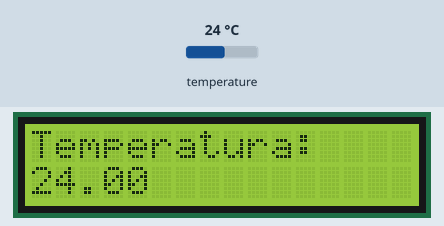
Recording of a sketch running on a simulated Arduino Uno, built with avr-gcc and run on an emulated ATmega328P. On the bench: 16×2 character LCD. Inputs (shaded band) come from the test bench; at power-on: temperature 24 °C. What the sketch prints to the serial monitor is not drawn.

Above: at 2.1 s.
2.2 s: temperature set to 12 °C
At 3.9 s:
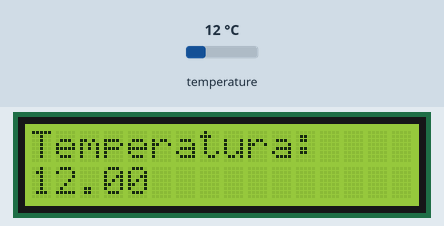
4.7 s: temperature set to 19 °C
At 6.1 s:
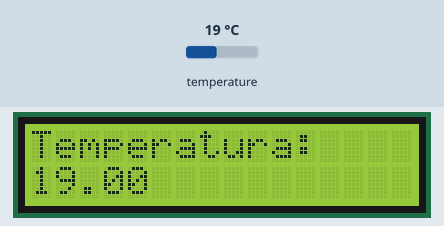
7.2 s: temperature set to 28 °C
At 9.1 s:
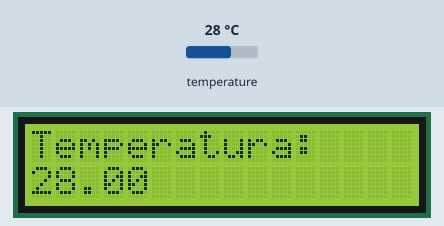
Timing chart, 0 to 10.6 s (numbered marks = the images above; inputs shaded):
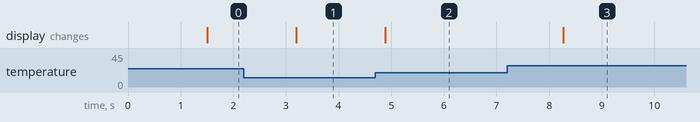

Measured:
- after the input at 2.2 s, the display: changes after 1.0 s (image 1)
- after the input at 4.7 s, the display: changes after 0.19 s (image 2)
- after the input at 7.2 s, the display: changes after 1.1 s (image 3)

The sketch:

SensorTemperatura_DS18B20.ino
```cpp
#include <OneWire.h>
#include <LiquidCrystal.h>;
LiquidCrystal lcd(12, 11, 6, 5, 4, 3);
OneWire  ds(2);  // on pin 10 (a 4.7K resistor is necessary)

float Temp(){
  byte i;
  byte present = 0;
  byte type_s;
  byte data[9];
  byte addr[8];
  float celsius;

  if ( !ds.search(addr)) {
    ds.reset_search();
    delay(250);
    return;
  }
  if (OneWire::crc8(addr, 7) != addr[7]) {
      return;
  }

  // the first ROM byte indicates which chip
  switch (addr[0]) {
    case 0x10:
      Serial.println("  Chip = DS18S20");  // or old DS1820
      type_s = 1;
      break;
    case 0x28:

      type_s = 0;
      break;
    case 0x22:

      type_s = 0;
      break;
    default:
      Serial.println("Device is not a DS18x20 family device.");
      return;
  }

  ds.reset();
  ds.select(addr);
  ds.write(0x44, 1);        // start conversion, with parasite power on at the end

  delay(1000);     // maybe 750ms is enough, maybe not
  // we might do a ds.depower() here, but the reset will take care of it.

  present = ds.reset();
  ds.select(addr);
  ds.write(0xBE);         // Read Scratchpad

  for ( i = 0; i < 9; i++) {           // we need 9 bytes
    data[i] = ds.read();
  }

  // Convert the data to actual temperature
  // because the result is a 16 bit signed integer, it should
  // be stored to an "int16_t" type, which is always 16 bits
  // even when compiled on a 32 bit processor.
  int16_t raw = (data[1] << 8) | data[0];
  if (type_s) {
    raw = raw << 3; // 9 bit resolution default
    if (data[7] == 0x10) {
      // "count remain" gives full 12 bit resolution
      raw = (raw & 0xFFF0) + 12 - data[6];
    }
  } else {
    byte cfg = (data[4] & 0x60);
    // at lower res, the low bits are undefined, so let's zero them
    if (cfg == 0x00) raw = raw & ~7;  // 9 bit resolution, 93.75 ms
    else if (cfg == 0x20) raw = raw & ~3; // 10 bit res, 187.5 ms
    else if (cfg == 0x40) raw = raw & ~1; // 11 bit res, 375 ms
    //// default is 12 bit resolution, 750 ms conversion time
  }
  return (float)raw / 16.0;
}

void LCD(float celsius){
  lcd.clear();
  lcd.setCursor(0,0);
  lcd.print("Temperatura:");
  lcd.setCursor(0,1);
  lcd.print(celsius);
}

void setup(void) {
  lcd.begin (16,2);
  Serial.begin(9600);
  lcd.clear();
}

void loop(void) {
  delay(400);
  float celsius = Temp();
  //delay(200);

  LCD(celsius); //Print data on display

  Serial.print("  Temperature = ");
  Serial.print(celsius);
  Serial.println(" Celsius ");

  celsius = Temp(); //Update data sensor
}
```
